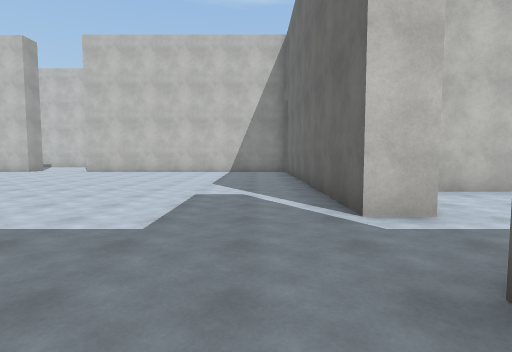
View 1 (above)

16 first-person views from a walk through a Unity game level. The camera is 1.5 m above the floor, tilts 4° down and sees 80° across. The floor is counted in squares, 2 m on a side. Each view is taken from the middle of a square. On the plan, view 1 faces up. The plan holds only what a view shows up to about 10 squares ahead; the rest is blank. The place goes on beyond the plan. The player character is not drawn. Surface patterns are stand-ins for the level's own textures.

View 2
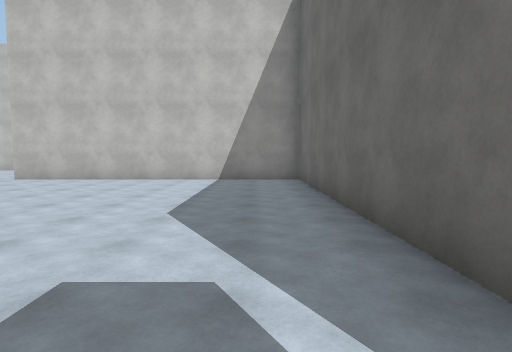

View 3
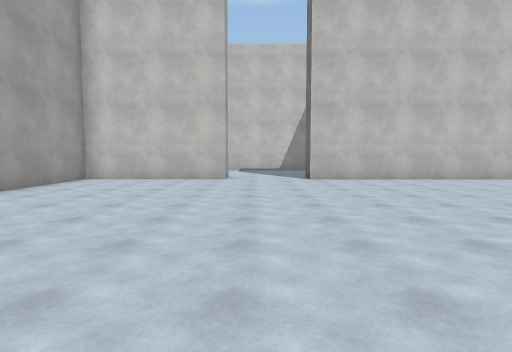

View 4
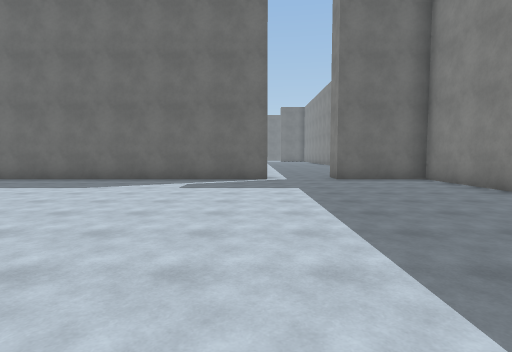

View 5
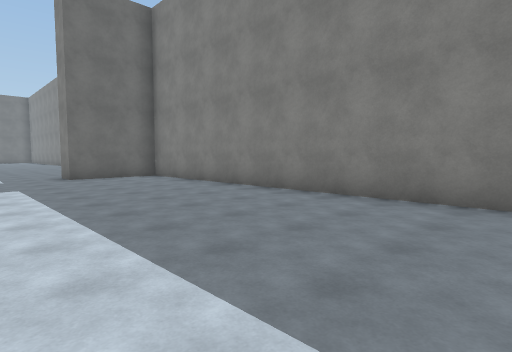

View 6
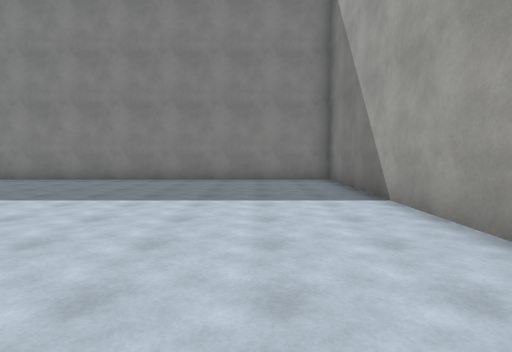

View 7
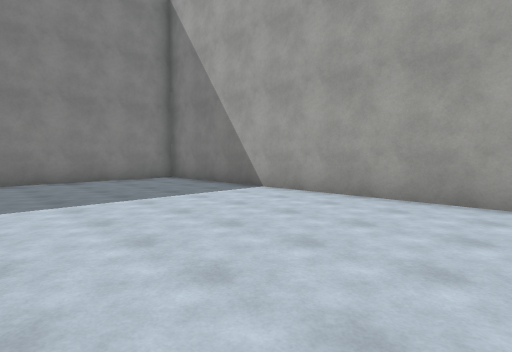

View 8
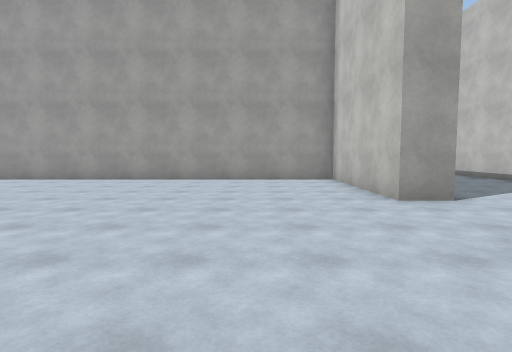

View 9
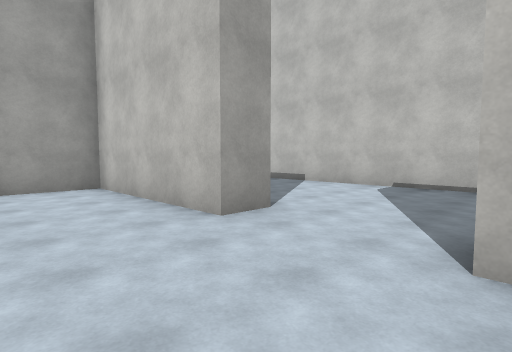

View 10
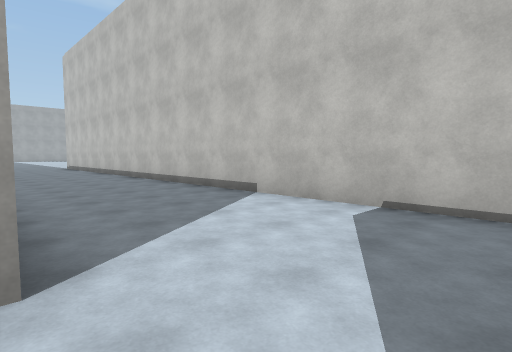

View 11
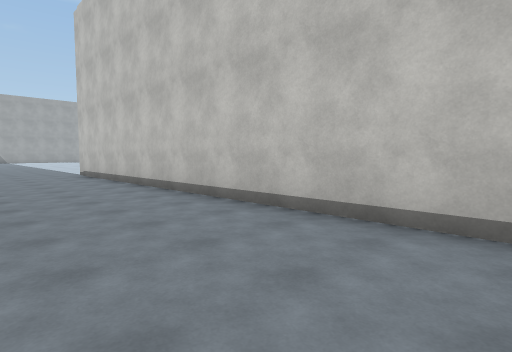

View 12
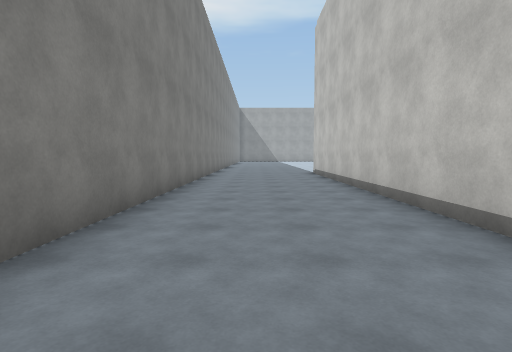

View 13
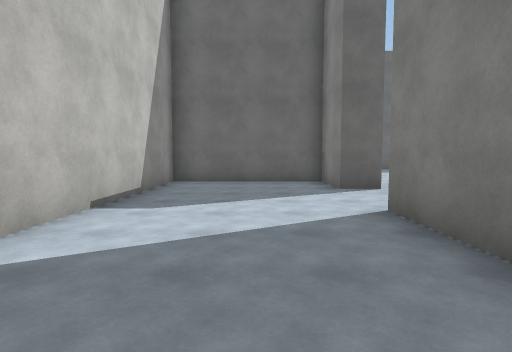

View 14
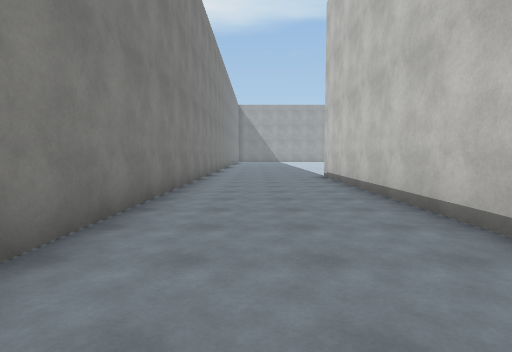

View 15
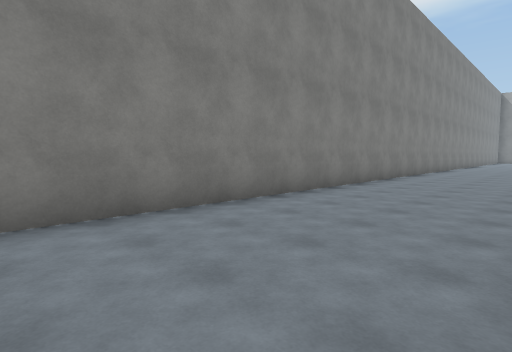

View 16
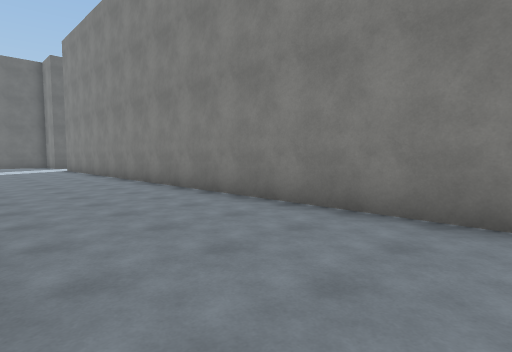

### Floor plan
Points are (right, up) in squares from view 1. A wall is a line through its corners. A room is listed if a view was taken in it or the views show most of it. See-through windows are left out.
Room 1 (views 1, 2, 3, 4, 5, 6, 7, 8, 9)
walls: (-9.9, 13.3) (-14.2, 13.3) (-14.2, -1.2) (1.3, -1.2) (1.3, 1.5) (2.2, 1.5); (2.2, 3.7) (1.3, 3.7) (1.3, 13.3) (-7.4, 13.3)
ways out: opening at (-8.5, 14) to room 2; opening at (2, 2.5)
Room 2 (views 10, 11, 12, 13, 14, 15, 16)
walls: (-12, 14.2) (-9.9, 14.2) (-9.9, 13.3); (-7.4, 13.3) (-7.4, 14.2) (-5.5, 14.2) (-5.5, 18.3) (-26, 18.3); (-26, 14.2) (-15.2, 14.2)
ways out: opening at (-8.5, 14) to room 1

Positions as (right, up) in squares from view 1, and headings:
1: (0, 0), facing up
2: (0, 4), facing up
3: (-9, 4), facing up
4: (-8, 4), facing right
5: (-9, 4), facing down-right
6: (-12, 8), facing down
7: (-9, 8), facing down-left
8: (-5, 11), facing left
9: (-7, 11), facing up-left
10: (-8, 14), facing up-left
11: (-14, 15), facing up-left
12: (-14, 16), facing left
13: (-14, 16), facing right
14: (-16, 16), facing left
15: (-15, 18), facing down-left
16: (-26, 18), facing down-right
